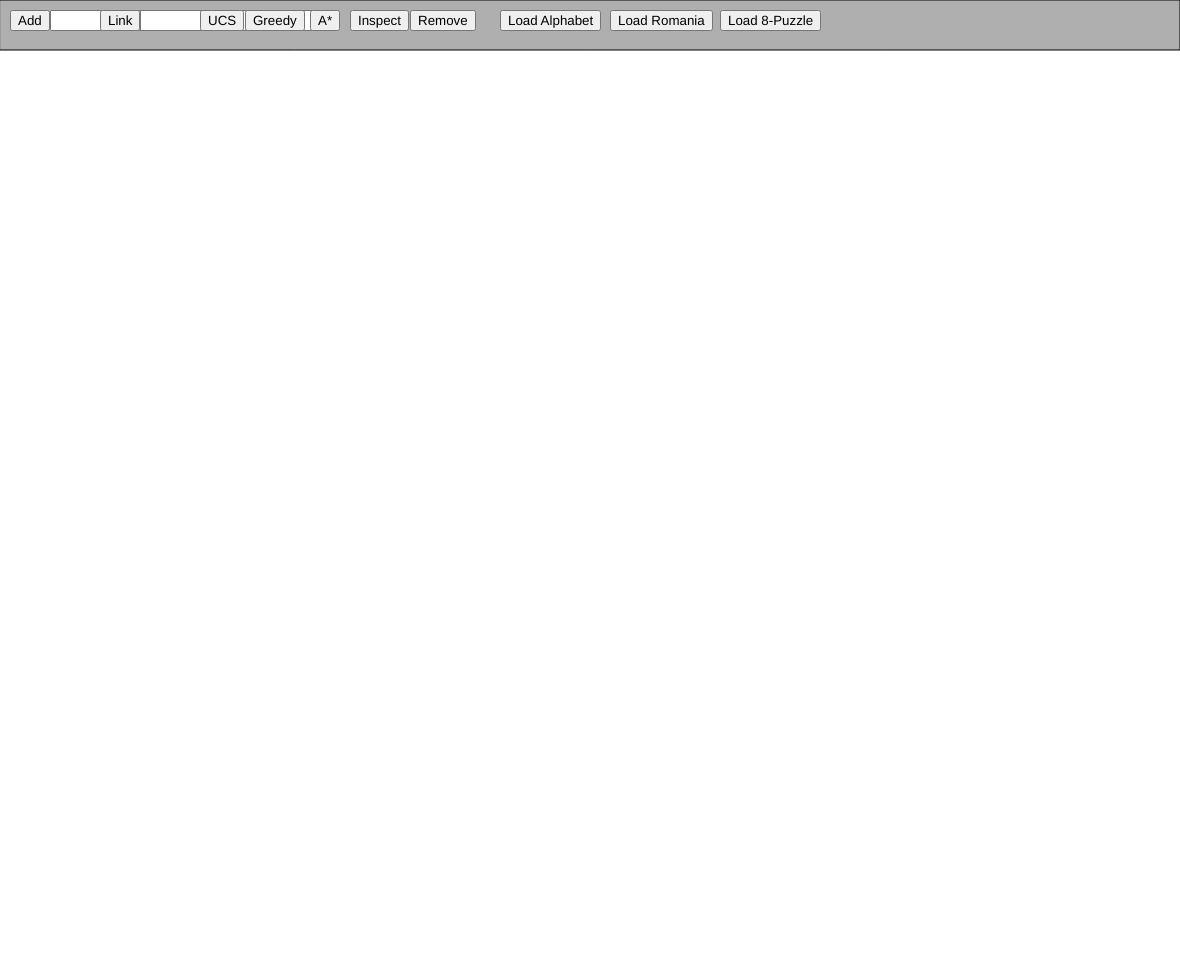
Frame 1 (no input)
Frame 60 (no input): identical to frame 1, image omitted
Frame 120 (the mouse pressed at the canvas centre since frame 60): identical to frame 1, image omitted

The p5.js sketch that drew this single still picture (run headless with seeded random() and noise() and a simulated clock; from frame 60 on, the mouse is pressed at the canvas centre):

// p5.js sketch
// ── sketch.js
checkPreviousNodes = node => {
  if (!node) {
    return null;
  }
  let previousNodes = [];
  while (node.father) {
    previousNodes.push(node.father.data);
    node = node.father;
  }
  return previousNodes;
};

getCost = node => {
  let cost = 0;
  while (node.fatherCost) {
    cost += node.fatherCost;
    node = node.father;
  }
  return cost;
};

// Depth First Search
depthFirstSearch = (problem, fringe) => {
  console.log(fringe.data);
  if (fringe.data === problem) {
    return fringe;
  } else {
    for (var node in fringe) {
      if (
        node.substring(0, 4) === "node" &&
        !checkPreviousNodes(fringe).includes(fringe[node].data)
      ) {
        fringe[node].father = fringe;
        let result = depthFirstSearch(problem, fringe[node]);
        if (result) {
          if (result.data === problem) {
            return result;
          }
        }
      }
    }
    return null;
  }
};

// Breadth First Search
breadthFirstSearch = (problem, firstFringe) => {
  queue = [firstFringe];
  for (let index = 0; index < queue.length; index++) {
    let fringe = queue[index];
    console.log(fringe.data);
    if (fringe.data === problem) {
      return fringe;
    } else {
      for (var node in fringe) {
        if (
          node.substring(0, 4) === "node" &&
          !checkPreviousNodes(fringe).includes(fringe[node].data)
        ) {
          fringe[node].father = fringe;
          queue.push(fringe[node]);
        }
      }
    }
  }
  return null;
};

// Limited Depth Search
limitedDepthSearch = (problem, fringe, l) => {
  console.log(fringe.data);
  if (fringe.data === problem) {
    return fringe;
  } else {
    if (l - 1 >= 0) {
      for (var node in fringe) {
        if (
          node.substring(0, 4) === "node" &&
          !checkPreviousNodes(fringe).includes(fringe[node].data)
        ) {
          fringe[node].father = fringe;
          let result = limitedDepthSearch(problem, fringe[node], l - 1);
          if (result) {
            if (result.data === problem) {
              return result;
            }
          }
        }
      }
    }
    return null;
  }
};

// Iterative Deepening Search
iterativeDeepeningSearch = (problem, fringe) => {
  let l = 0;
  while (true) {
    let result = limitedDepthSearch(problem, fringe, l);
    if (result) {
      if (result.data === problem) {
        return result;
      }
    }
    l += 1;
  }
};

//UCS, Greedy and A*
bestSearch = (problem, firstFringe, type) => {
  let queue = [firstFringe];
  while (queue.length > 0) {
    let qIndex = 0;
    queue.forEach((node, nodeIndex, nodeArray) => {
      if (type === "UCS") {
        if (getCost(nodeArray[qIndex]) > getCost(node)) {
          qIndex = nodeIndex;
        }
      } else if (type === "Greedy") {
        if (
          dist(
            nodeArray[qIndex].cords.x,
            nodeArray[qIndex].cords.y,
            problem.cords.x,
            problem.cords.y
          ) > dist(node.cords.x, node.cords.y, problem.cords.x, problem.cords.y)
        ) {
          qIndex = nodeIndex;
        }
      } else if (type === "A*") {
        if (
          dist(
            nodeArray[qIndex].cords.x,
            nodeArray[qIndex].cords.y,
            problem.cords.x,
            problem.cords.y
          ) +
            getCost(nodeArray[qIndex]) >
          dist(node.cords.x, node.cords.y, problem.cords.x, problem.cords.y) +
            getCost(node)
        ) {
          qIndex = nodeIndex;
        }
      }
    });
    let q = queue.splice(qIndex, 1)[0];
    console.log(q.data);
    if (q.data == problem.data) {
      return q;
    }
    for (var node in q) {
      if (
        node.substring(0, 4) === "node" &&
        !checkPreviousNodes(q).includes(q[node].data)
      ) {
        let newNode = { ...q[node] };
        newNode.father = q;
        newNode.fatherCost = q["cost" + node.substring(4)];
        queue.push(newNode);
      }
    }
  }
  return null;
};

solveEightPuzzle = node => {
  let queue = [node];
  while (queue.length > 0) {
    let qIndex = 0;
    queue.forEach((node, nodeIndex, nodeArray) => {
      if (getEightPuzzleCost(nodeArray[qIndex]) > getEightPuzzleCost(node)) {
        qIndex = nodeIndex;
      }
    });
    let q = queue.splice(qIndex, 1)[0];
    console.log(q.data);
    if (q.data === [[1, 2, 3], [4, 5, 6], [7, 8, null]]) {
      return q;
    }
    possibleMoves = getEightPuzzleMoves(node);
    for (let index = 0; index < possibleMoves.length; index++) {
      let newNode = { data: possibleMoves[index], father: node };
      queue.push(newNode);
    }
  }
  return null;
};

getEightPuzzleMoves = node => {
  let indexOfNull = 0;
  let possibleMoves = [];
  for (let r = 0; r < node.data.length; r++) {
    for (let c = 0; c < node.data[r].length; c++) {
      if (node.data[r][c] === null) {
        indexOfNull = createVector(r, c);
      }
    }
  }
  if (indexOfNull.x != 0) {
    let newArray = [[], [], []];
    for (let r = 0; r < node.data.length; r++) {
      for (let c = 0; c < node.data[r].length; c++) {
        if (r === indexOfNull.r && c === indexOfNull.c) {
          newArray[r][c] === node.data[r - 1][c];
        } else {
          newArray[r][c] = node.data[r][c];
        }
      }
    }
    newArray[indexOfNull.x - 1][indexOfNull.y] = null;
    possibleMoves.push(newArray);
  }
  if (indexOfNull.x != 2) {
    let newArray = [[], [], []];
    for (let r = 0; r < node.data.length; r++) {
      for (let c = 0; c < node.data[r].length; c++) {
        if (r === indexOfNull.r && c === indexOfNull.c) {
          newArray[r][c] === node.data[r + 1][c];
        } else {
          newArray[r][c] = node.data[r][c];
        }
      }
    }
    newArray[indexOfNull.x + 1][indexOfNull.y] = null;
    possibleMoves.push(newArray);
  }
  if (indexOfNull.y != 0) {
    let newArray = [[], [], []];
    for (let r = 0; r < node.data.length; r++) {
      for (let c = 0; c < node.data[r].length; c++) {
        if (r === indexOfNull.r && c === indexOfNull.c) {
          newArray[r][c] === node.data[r][c - 1];
        } else {
          newArray[r][c] = node.data[r][c];
        }
      }
    }
    newArray[indexOfNull.x][indexOfNull.y - 1] = null;
    possibleMoves.push(newArray);
  }
  if (indexOfNull.y != 2) {
    let newArray = [[], [], []];
    for (let r = 0; r < node.data.length; r++) {
      for (let c = 0; c < node.data[r].length; c++) {
        if (r === indexOfNull.r && c === indexOfNull.c) {
          newArray[r][c] === node.data[r][c + 1];
        } else {
          newArray[r][c] = node.data[r][c];
        }
      }
    }
    newArray[indexOfNull.x][indexOfNull.y + 1] = null;
    possibleMoves.push(newArray);
  }
  let previousMoves = checkPreviousNodes(node);
  possibleMoves.forEach((move, moveIndex, moveArray) => {
    for (
      let previousMovesIndex = 0;
      previousMovesIndex < previousMoves.length;
      previousMovesIndex++
    ) {
      if (move === previousMoves[previousMovesIndex]) {
        moveArray.splice(moveIndex, 1);
      }
    }
  });
  return possibleMoves;
};

getEightPuzzleCost = node => {
  let cost = 0;
  nodeFather = node.father;
  while (nodeFather) {
    cost += 1;
    nodeFather = node.father;
  }
  let manhattanCostNumbers = [];
  const solution = [[1, 2, 3], [4, 5, 6], [7, 8, null]];
  for (let r = 0; r < node.data.length; r++) {
    for (let c = 0; c < node.data[r].length; c++) {
      let num = node.data[r][c];
      for (let rS = 0; rS < solution.length; rS++) {
        for (let cS = 0; cS < solution[r].length; cS++) {
          let numS = solution[r][c];
          if (num === numS) {
            manhattanCostNumbers[num] = Math.abs(r - rS) + Math.abs(c - cS);
          }
        }
      }
    }
  }
  manhattanCostNumbers.forEach(numberCost => {
    cost += numberCost;
  });
  return cost;
};

function setup() {
  createCanvas(windowWidth - 20, windowHeight - 20);
  addingNode = false;
  linkingNodes = false;
  bfsActivated = false;
  dfsActivated = false;
  idsActivated = false;
  ucsActivated = false;
  greedyActivated = false;
  aStarActivated = false;
  inspectMode = false;
  removeMode = false;
  nodes = [];
  pastNode = null;
  solution = null;
  eightPuzzleMode = false;
  eightPuzzle = {
    data: [[1, 2, null], [4, 5, 3], [7, 8, 6]]
  };
  addingButton = createButton("Add");
  addingButton.position(10, 10);
  addingButton.mouseClicked(() => {
    resetAllModes();
    addingNode = !addingNode;
  });
  dataInput = createInput();
  dataInput.position(50, 10);
  linkingButton = createButton("Link");
  linkingButton.position(100, 10);
  linkingButton.mouseClicked(() => {
    resetAllModes();
    linkingNodes = !linkingNodes;
  });
  costInput = createInput();
  costInput.position(140, 10);
  ucsButton = createButton("UCS");
  ucsButton.position(200, 10);
  ucsButton.mouseClicked(() => {
    resetAllModes();
    ucsActivated = !ucsActivated;
  });
  greedyButton = createButton("Greedy");
  greedyButton.position(245, 10);
  greedyButton.mouseClicked(() => {
    resetAllModes();
    greedyActivated = !greedyActivated;
  });
  aStarButton = createButton("A*");
  aStarButton.position(310, 10);
  aStarButton.mouseClicked(() => {
    resetAllModes();
    aStarActivated = !aStarActivated;
  });
  inspectButton = createButton("Inspect");
  inspectButton.position(350, 10);
  inspectButton.mouseClicked(() => {
    resetAllModes();
    inspectMode = !inspectMode;
    nodes.forEach(node => {
      console.log(
        `{cords: createVector(${node.cords.x}, ${node.cords.y}), data: '${
          node.data
        }'}`
      );
    });
  });
  removeButton = createButton("Remove");
  removeButton.position(410, 10);
  removeButton.mouseClicked(() => {
    resetAllModes();
    removeMode = !removeMode;
  });
  loadAlphabetButton = createButton("Load Alphabet");
  loadAlphabetButton.position(500, 10);
  loadAlphabetButton.mouseClicked(loadAlphabet);
  loadRomaniaButton = createButton("Load Romania");
  loadRomaniaButton.position(610, 10);
  loadRomaniaButton.mouseClicked(loadRomania);
  loadEightPuzzleButton = createButton("Load 8-Puzzle");
  loadEightPuzzleButton.position(720, 10);
  loadEightPuzzleButton.mouseClicked(() => {
    eightPuzzleMode = !eightPuzzleMode;
  });
  solveEightPuzzleButton = createButton("Solve");
  solveEightPuzzleButton.position(10, 100);
  solveEightPuzzleButton.mouseClicked(() => {
    eightPuzzle = solveEightPuzzle(eightPuzzle);
  });
}

function draw() {
  background(255);
  fill(color(175, 175, 175));
  rect(0, 0, width, 50);
  stroke(0);
  textSize(32);
  fill(0);
  if (linkingNodes) {
    text("Linking Nodes", 10, 100);
  }
  if (addingNode) {
    text("Adding Node", 10, 100);
  }
  if (pastNode) {
    text("First Node Selected", 10, 200);
  }
  if (solution) {
    text(solution, 10, 100);
  } else {
    if (bfsActivated) {
      text("BFS", 10, 100);
    }
    if (dfsActivated) {
      text("DFS", 10, 100);
    }
    if (idsActivated) {
      text("IDS", 10, 100);
    }
    if (ucsActivated) {
      text("UCS", 10, 100);
    }
    if (greedyActivated) {
      text("Greedy", 10, 100);
    }
    if (aStarActivated) {
      text("A*", 10, 100);
    }
  }
  if (inspectMode) {
    text("Inspect", 10, 100);
  }
  if (removeMode) {
    text("Remove", 10, 100);
  }
  if (eightPuzzleMode) {
    solveEightPuzzleButton.show();
    push();
    fill(255);
    rect(100, 100, 100, 100);
    rect(200, 100, 100, 100);
    rect(300, 100, 100, 100);
    rect(100, 200, 100, 100);
    rect(200, 200, 100, 100);
    rect(300, 200, 100, 100);
    rect(100, 300, 100, 100);
    rect(200, 300, 100, 100);
    rect(300, 300, 100, 100);
    pop();
    for (let r = 0; r < eightPuzzle.data.length; r++) {
      for (let c = 0; c < eightPuzzle.data[r].length; c++) {
        if (eightPuzzle.data[r][c]) {
          text(eightPuzzle.data[r][c], (c + 1) * 100 + 50, (r + 1) * 100 + 50);
        }
      }
    }
  } else {
    solveEightPuzzleButton.hide();
    nodes.forEach(node => {
      fill(255, 204, 0);
      ellipse(node.cords.x, node.cords.y, 10);
      push();
      fill(0);
      textSize(15);
      text(node.data, node.cords.x, node.cords.y);
      pop();
      for (var linkingNode in node) {
        if (linkingNode.substring(0, 4) === "cost") {
          let minX = Math.min(
            node["node" + linkingNode.substring(4)].cords.x,
            node.cords.x
          );
          let maxX = Math.max(
            node["node" + linkingNode.substring(4)].cords.x,
            node.cords.x
          );
          let minY = Math.min(
            node["node" + linkingNode.substring(4)].cords.y,
            node.cords.y
          );
          let maxY = Math.max(
            node["node" + linkingNode.substring(4)].cords.y,
            node.cords.y
          );
          push();
          fill(0, 0, 255);
          textSize(15);
          text(
            node[linkingNode],
            minX + (maxX - minX) / 2,
            minY + (maxY - minY) / 2
          );
          pop();
        } else if (linkingNode.substring(0, 4) === "node") {
          line(
            node.cords.x,
            node.cords.y,
            node[linkingNode].cords.x,
            node[linkingNode].cords.y
          );
        }
      }
    });
  }
}

function mouseClicked() {
  if (mouseY > 50) {
    if (addingNode) {
      let newNode = {
        cords: createVector(mouseX, mouseY),
        data: dataInput.value()
      };
      nodes.push(newNode);
    } else if (linkingNodes && pastNode) {
      let newNodeLink = getNewNode();
      if (newNodeLink) {
        if (
          newNodeLink.cords.x != pastNode.cords.x &&
          newNodeLink.cords.x != pastNode.cords.x
        ) {
          nodeNumber = 1;
          while (pastNode["node" + nodeNumber]) {
            nodeNumber += 1;
          }
          pastNode["node" + nodeNumber] = newNodeLink;
          pastNode["cost" + nodeNumber] = parseInt(costInput.value(), 10);
          nodeNumber = 1;
          while (newNodeLink["node" + nodeNumber]) {
            nodeNumber += 1;
          }
          newNodeLink["node" + nodeNumber] = pastNode;
          newNodeLink["cost" + nodeNumber] = parseInt(costInput.value(), 10);
          pastNode = null;
        }
      }
    } else if (bfsActivated && pastNode) {
      let endingNode = getNewNode();
      if (endingNode) {
        solution = getSolution(
          checkPreviousNodes(breadthFirstSearch(endingNode.data, pastNode)),
          endingNode.data
        );
        pastNode = null;
      }
    } else if (dfsActivated && pastNode) {
      let endingNode = getNewNode();
      if (endingNode) {
        solution = getSolution(
          checkPreviousNodes(depthFirstSearch(endingNode.data, pastNode)),
          endingNode.data
        );
        pastNode = null;
      }
    } else if (idsActivated && pastNode) {
      let endingNode = getNewNode();
      if (endingNode) {
        solution = getSolution(
          checkPreviousNodes(iterativeDeepeningSearch(endingNode, pastNode)),
          endingNode.data
        );
        pastNode = null;
      }
    } else if (ucsActivated && pastNode) {
      let endingNode = getNewNode();
      if (endingNode) {
        solution = getSolution(
          checkPreviousNodes(bestSearch(endingNode, pastNode, "UCS")),
          endingNode.data
        );
        pastNode = null;
      }
    } else if (greedyActivated && pastNode) {
      let endingNode = getNewNode();
      if (endingNode) {
        solution = getSolution(
          checkPreviousNodes(bestSearch(endingNode, pastNode, "Greedy")),
          endingNode.data
        );
        pastNode = null;
      }
    } else if (aStarActivated && pastNode) {
      let endingNode = getNewNode();
      if (endingNode) {
        solution = getSolution(
          checkPreviousNodes(bestSearch(endingNode, pastNode, "A*")),
          endingNode.data
        );
        pastNode = null;
      }
    } else if (
      bfsActivated ||
      dfsActivated ||
      idsActivated ||
      linkingNodes ||
      ucsActivated ||
      greedyActivated ||
      aStarActivated
    ) {
      pastNode = getNewNode();
    } else if (inspectMode) {
      nodes.forEach(node => {
        if (dist(mouseX, mouseY, node.cords.x, node.cords.y) <= 10) {
          console.log(node);
        }
      });
    } else if (removeMode) {
      nodes.forEach((node, index, array) => {
        if (dist(mouseX, mouseY, node.cords.x, node.cords.y) <= 10) {
          array.splice(index, 1);
        }
      });
    }
  }
}

getNewNode = () => {
  let newNode = null;
  nodes.forEach(node => {
    if (dist(mouseX, mouseY, node.cords.x, node.cords.y) <= 10) {
      newNode = node;
    }
  });
  return newNode;
};

loadAlphabet = () => {
  nodes = [
    { cords: createVector(228, 125), data: "A" },
    { cords: createVector(154, 139), data: "B" },
    { cords: createVector(292, 143), data: "C" },
    { cords: createVector(86, 161), data: "D" },
    { cords: createVector(163, 164), data: "E" },
    { cords: createVector(270, 165), data: "F" },
    { cords: createVector(367, 169), data: "G" },
    { cords: createVector(24, 189), data: "H" },
    { cords: createVector(98, 189), data: "I" },
    { cords: createVector(143, 187), data: "J" },
    { cords: createVector(183, 187), data: "K" },
    { cords: createVector(248, 186), data: "L" },
    { cords: createVector(287, 187), data: "M" },
    { cords: createVector(351, 187), data: "N" },
    { cords: createVector(428, 191), data: "O" }
  ];
};

loadRomania = () => {
  nodes = [
    //0
    { cords: createVector(119, 141), data: "Oradea" },
    //1
    { cords: createVector(86, 191), data: "Zerind" },
    //2
    { cords: createVector(56, 252), data: "Arad" },
    //3
    { cords: createVector(76, 332), data: "Timisoara" },
    //4
    { cords: createVector(174, 374), data: "Lugoj" },
    //5
    { cords: createVector(186, 418), data: "Mehadia" },
    //6
    { cords: createVector(173, 453), data: "Dobreta" },
    //7
    { cords: createVector(296, 466), data: "Craiova" },
    //8
    { cords: createVector(291, 321), data: "Rimnicu Vilcea" },
    //9
    { cords: createVector(228, 258), data: "Sibiu" },
    //10
    { cords: createVector(350, 250), data: "Fagaras" },
    //11
    { cords: createVector(406, 385), data: "Pitesti" },
    //12
    { cords: createVector(533, 417), data: "Bucharest" },
    //13
    { cords: createVector(501, 487), data: "Giurgiu" },
    //14
    { cords: createVector(640, 397), data: "Urziceni" },
    //15
    { cords: createVector(755, 405), data: "Hirsova" },
    //16
    { cords: createVector(798, 473), data: "Eforie" },
    //17
    { cords: createVector(716, 257), data: "Vaslui" },
    //18
    { cords: createVector(659, 187), data: "Iasi" },
    //19
    { cords: createVector(541, 146), data: "Neamt" }
  ];
  nodes[0].node1 = nodes[1];
  nodes[0].cost1 = 71;
  nodes[1].node1 = nodes[0];
  nodes[1].cost1 = 71;
  nodes[1].node2 = nodes[2];
  nodes[1].cost2 = 75;
  nodes[2].node1 = nodes[1];
  nodes[2].cost1 = 75;
  nodes[2].node2 = nodes[3];
  nodes[2].cost2 = 118;
  nodes[2].node3 = nodes[9];
  nodes[2].cost3 = 140;
  nodes[3].node1 = nodes[2];
  nodes[3].cost1 = 118;
  nodes[3].node2 = nodes[4];
  nodes[3].cost2 = 111;
  nodes[4].node1 = nodes[3];
  nodes[4].cost1 = 111;
  nodes[4].node2 = nodes[5];
  nodes[4].cost2 = 70;
  nodes[5].node1 = nodes[4];
  nodes[5].cost1 = 70;
  nodes[5].node2 = nodes[6];
  nodes[5].cost2 = 75;
  nodes[6].node1 = nodes[5];
  nodes[6].cost1 = 75;
  nodes[6].node2 = nodes[7];
  nodes[6].cost2 = 120;
  nodes[7].node1 = nodes[6];
  nodes[7].cost1 = 120;
  nodes[7].node2 = nodes[8];
  nodes[7].cost2 = 146;
  nodes[7].node3 = nodes[11];
  nodes[7].cost3 = 138;
  nodes[8].node1 = nodes[7];
  nodes[8].cost1 = 146;
  nodes[8].node2 = nodes[9];
  nodes[8].cost2 = 80;
  nodes[8].node3 = nodes[11];
  nodes[8].cost3 = 97;
  nodes[9].node1 = nodes[8];
  nodes[9].cost1 = 80;
  nodes[9].node2 = nodes[10];
  nodes[9].cost2 = 99;
  nodes[9].node3 = nodes[2];
  nodes[9].cost3 = 140;
  nodes[10].node1 = nodes[9];
  nodes[10].cost1 = 99;
  nodes[10].node2 = nodes[12];
  nodes[10].cost2 = 211;
  nodes[11].node1 = nodes[7];
  nodes[11].cost1 = 138;
  nodes[11].node2 = nodes[8];
  nodes[11].cost2 = 97;
  nodes[11].node3 = nodes[12];
  nodes[11].cost3 = 101;
  nodes[12].node1 = nodes[11];
  nodes[12].cost1 = 101;
  nodes[12].node2 = nodes[10];
  nodes[12].cost2 = 211;
  nodes[12].node3 = nodes[13];
  nodes[12].cost3 = 90;
  nodes[12].node4 = nodes[14];
  nodes[12].cost4 = 86;
  nodes[13].node1 = nodes[12];
  nodes[13].cost1 = 90;
  nodes[14].node1 = nodes[12];
  nodes[14].cost1 = 86;
  nodes[14].node2 = nodes[15];
  nodes[14].cost2 = 98;
  nodes[15].node1 = nodes[14];
  nodes[15].cost1 = 98;
  nodes[15].node2 = nodes[16];
  nodes[15].cost2 = 86;
  nodes[15].node3 = nodes[17];
  nodes[15].cost3 = 142;
  nodes[16].node1 = nodes[15];
  nodes[16].cost1 = 86;
  nodes[17].node1 = nodes[15];
  nodes[17].cost1 = 142;
  nodes[17].node2 = nodes[18];
  nodes[17].cost2 = 92;
  nodes[18].node1 = nodes[17];
  nodes[18].cost1 = 92;
  nodes[18].node2 = nodes[19];
  nodes[18].cost2 = 87;
  nodes[19].node1 = nodes[18];
  nodes[19].cost1 = 87;
};

resetAllModes = () => {
  addingNode = false;
  linkingNodes = false;
  bfsActivated = false;
  dfsActivated = false;
  idsActivated = false;
  inspectMode = false;
  removeMode = false;
  solution = null;
  ucsActivated = false;
  greedyActivated = false;
  aStarActivated = false;
};

getSolution = (parents, goal) => {
  if (!parents) {
    return "No Path Found!";
  }
  let s = "";
  for (let index = parents.length - 1; index >= 0; index--) {
    s += parents[index] + "=>";
  }
  s += goal;
  return s;
};
